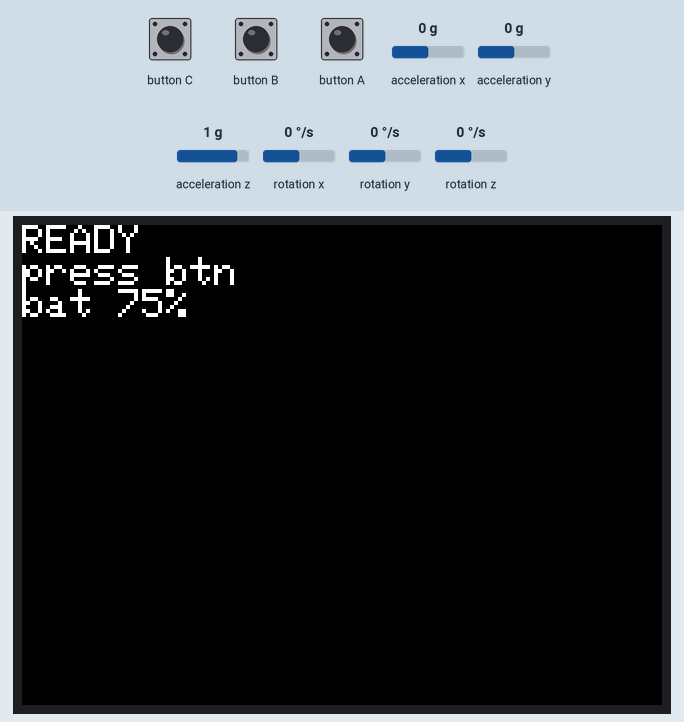
Simulated run of this program. Board: ESP32-S3. Shown: 320×240 colour display. Inputs (shaded band) come from the test bench; at power-on: acceleration x 0 g, acceleration y 0 g, acceleration z 1 g, rotation x 0 °/s, rotation y 0 °/s, rotation z 0 °/s. Storage starts empty.

Above: at 1.4 s.
1.5 s: button A pressed for 0.15 s
At 2.3 s:
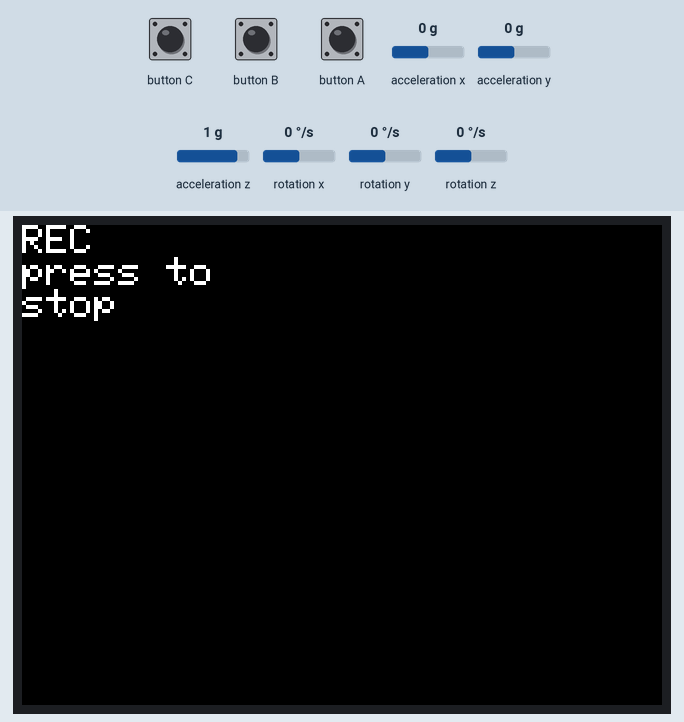
3.1 s: button A pressed for 1 s
At 3.8 s:
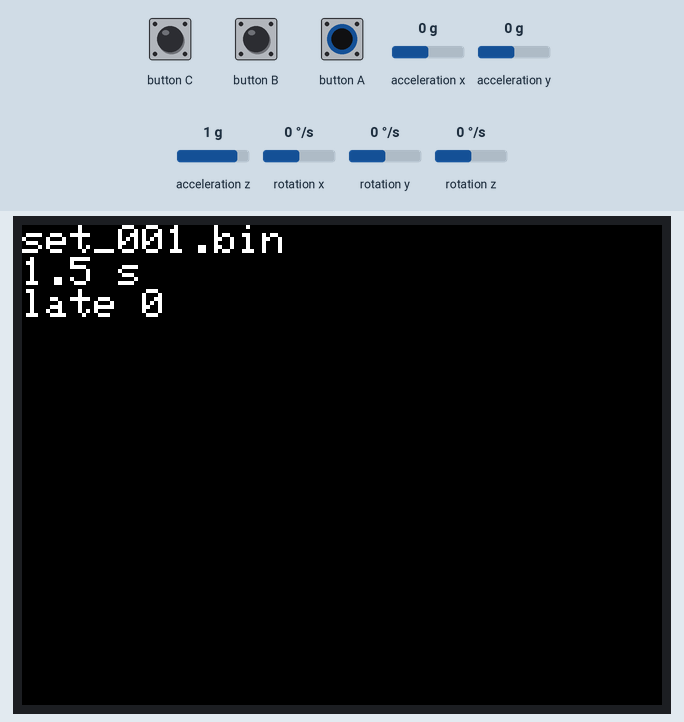
7.1 s: button A pressed for 3.2 s
At 8.3 s:
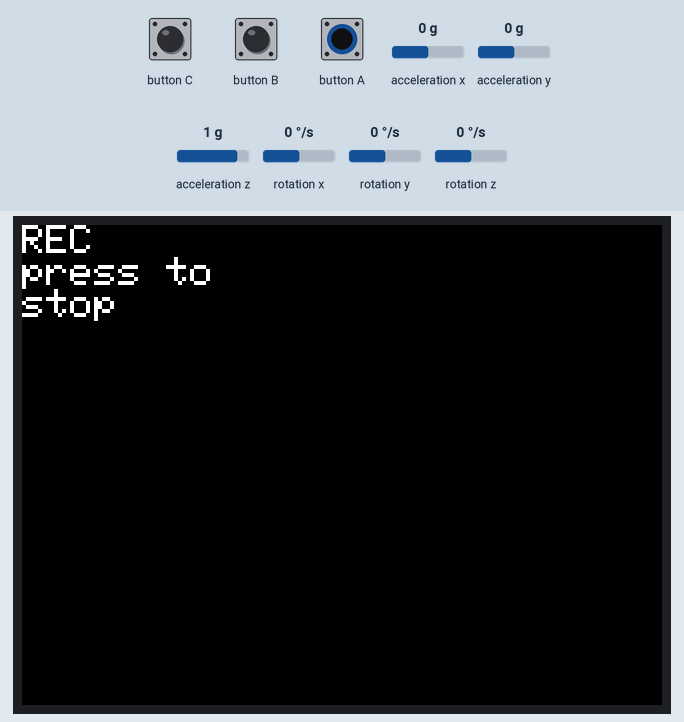
Timing chart, 0 to 10.1 s (numbered marks = the images above; inputs shaded):
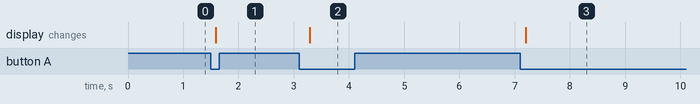

Measured:
- after the input at 1.5 s, the display: changes after 0.09 s (image 1)
- after the input at 3.1 s, the display: changes after 0.19 s (image 2)
- after the input at 7.1 s, the display: changes after 0.10 s (image 3)

The program:

main.cpp
```cpp
#include <M5Unified.h>
#include <LittleFS.h>
#include <vector>
#include <Arduino.h>

constexpr uint32_t SAMPLE_PERIOD_US = 5000;
constexpr uint32_t MAX_SECONDS = 120;
constexpr uint32_t MAX_SAMPLES = (1000000UL * MAX_SECONDS) / SAMPLE_PERIOD_US;

struct __attribute__((packed)) Sample {
  uint32_t t_us;
  int16_t ax, ay, az;
  int16_t gx, gy, gz;
};

enum class State{
  IDLE,
  RECORDING
};

Sample* buf = nullptr;
size_t count = 0;
uint32_t t0 = 0, nextTick = 0, lateCount = 0;
State state = State::IDLE;


static int16_t toI16(float v, float scale){
  float s = v*scale;
  if(s>32767){
    s=32767;
  }else if(s<-32768){
    s=-32768;
  }
  return (int16_t)lroundf(s);
}

void show(const char *l1, const char*l2 = "", const char* l3 = ""){
  M5.Display.fillScreen(BLACK);
  M5.Display.setCursor(0, 0);
  M5.Display.println(l1);
  M5.Display.println(l2);
  M5.Display.println(l3);
}

void startRecording(){
  count = 0;
  lateCount = 0;
  show("REC", "press to", "stop");
  t0 = micros();
  nextTick = t0;
  state = State::RECORDING;
}

void stopRecording(){
  state = State::IDLE;
  show("SAVING...");
  char name[24];
  for(int i=1; i<1000; i++){
    snprintf(name, sizeof(name), "/set_%03d.bin", i);
    if(!LittleFS.exists(name)){
      break;
    }
  }
  size_t expected = count * sizeof(Sample);
  size_t written = 0;
  File f = LittleFS.open(name, "w");
  if(f){
    written = f.write((const uint8_t*)buf, expected);
    f.close();
  }
  char l2[24], l3[24];
  snprintf(l2, sizeof(l2), "%.1f s", count * SAMPLE_PERIOD_US / 1e6);
  snprintf(l3, sizeof(l3), "late %lu", (unsigned long)lateCount);
  show(written == expected ? name + 1 : "SAVE FAILED", l2, l3);
}

void sampleOnce(){
  uint32_t now = micros();
  int32_t lateness = (int32_t)(now - nextTick);
  if(lateness < 0){
    return;
  }
  if(lateness > (int32_t)(2*SAMPLE_PERIOD_US)){
    lateCount++;
    nextTick = now;
  }
  nextTick += SAMPLE_PERIOD_US;

  if(!M5.Imu.update()){
    return;
  }
  auto d = M5.Imu.getImuData();
  Sample &s  = buf[count++];
  s.t_us = now - t0;
  s.ax = toI16(d.accel.x, 1000.0f);
  s.ay = toI16(d.accel.y, 1000.0f);
  s.az = toI16(d.accel.z, 1000.0f);
  s.gx = toI16(d.gyro.x, 10.0f);
  s.gy = toI16(d.gyro.y, 10.0f);
  s.gz = toI16(d.gyro.z, 10.0f);

  if(count >= MAX_SAMPLES){
    stopRecording();
  }
}

void dumpFile(String name){
  if(!name.startsWith("/")){
    name = "/" + name;
  }
  File f = LittleFS.open(name, "r");
  if(!f){
    Serial.println("ERR");
    return;
  }
  Serial.println("BEGIN");
  Serial.println("t_s,ax_g,ay_g,az_g,gx_dps,gy_dps,gz_dps");
  Sample s;
  while (f.read((uint8_t*)&s, sizeof(s)) == sizeof(s)) {
    Serial.printf("%.6f,%.3f,%.3f,%.3f,%.1f,%.1f,%.1f\n",
                  s.t_us / 1e6, s.ax / 1000.0, s.ay / 1000.0, s.az / 1000.0,
                  s.gx / 10.0, s.gy / 10.0, s.gz / 10.0);
  }
  f.close();
  Serial.println("END");
}

void handleSerial() {
  if (!Serial.available()) return;
  String cmd = Serial.readStringUntil('\n');
  cmd.trim();
  if (cmd == "ls") {
    File root = LittleFS.open("/");
    for (File f = root.openNextFile(); f; f = root.openNextFile()) {
      Serial.printf("FILE %s %u\n", f.name(), (unsigned)f.size());
    }
    Serial.println("END");
  } else if (cmd.startsWith("dump ")) {
    dumpFile(cmd.substring(5));
  } else if (cmd == "rmall") {
    std::vector<String> names;
    File root = LittleFS.open("/");
    for (File f = root.openNextFile(); f; f = root.openNextFile()) {
      names.push_back(String("/") + f.name());
    }
    for (auto& n : names) LittleFS.remove(n);
    Serial.println("END");
  }
}

void setup() {
  auto cfg = M5.config();
  M5.begin(cfg);
  Serial.begin(115200);
  M5.Display.setTextSize(2);

  buf = (Sample*)ps_malloc(MAX_SAMPLES * sizeof(Sample));
  if (!buf) { show("NO PSRAM"); while (true) delay(1000); }
  if (!LittleFS.begin(true)) { show("FS ERROR"); while (true) delay(1000); }
  char batLine[24];
  snprintf(batLine, sizeof(batLine), "bat %d%%%s",
         M5.Power.getBatteryLevel(),
         M5.Power.isCharging() ? " chg" : "");
  show("READY", "press btn", batLine);
}

void loop() {
  static uint32_t lastPoll = 0;
  if (millis() - lastPoll >= 20) {
    lastPoll = millis();
    M5.update();
    if (M5.BtnA.wasPressed()) {
      if (state == State::IDLE) startRecording();
      else stopRecording();
    }
  }
  if (state == State::RECORDING) {
    sampleOnce();
  } else {
    handleSerial();
    delay(2);
  }
}
```
